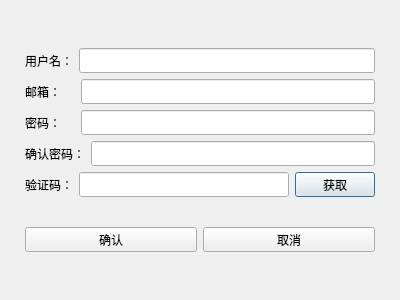
<?xml version="1.0" encoding="UTF-8"?>
<ui version="4.0">
 <class>RegisterDialog</class>
 <widget class="QDialog" name="RegisterDialog">
  <property name="geometry">
   <rect>
    <x>0</x>
    <y>0</y>
    <width>400</width>
    <height>300</height>
   </rect>
  </property>
  <property name="windowTitle">
   <string>Dialog</string>
  </property>
  <layout class="QVBoxLayout" name="verticalLayout_2">
   <item>
    <layout class="QVBoxLayout" name="verticalLayout">
     <property name="sizeConstraint">
      <enum>QLayout::SetNoConstraint</enum>
     </property>
     <property name="leftMargin">
      <number>5</number>
     </property>
     <property name="topMargin">
      <number>5</number>
     </property>
     <property name="rightMargin">
      <number>5</number>
     </property>
     <property name="bottomMargin">
      <number>5</number>
     </property>
     <item>
      <widget class="QStackedWidget" name="stackedWidget">
       <widget class="QWidget" name="page">
        <layout class="QVBoxLayout" name="verticalLayout_3">
         <item>
          <spacer name="verticalSpacer">
           <property name="orientation">
            <enum>Qt::Vertical</enum>
           </property>
           <property name="sizeHint" stdset="0">
            <size>
             <width>20</width>
             <height>40</height>
            </size>
           </property>
          </spacer>
         </item>
         <item>
          <layout class="QHBoxLayout" name="horizontalLayout">
           <item>
            <widget class="QLabel" name="user_label">
             <property name="minimumSize">
              <size>
               <width>0</width>
               <height>25</height>
              </size>
             </property>
             <property name="maximumSize">
              <size>
               <width>16777215</width>
               <height>25</height>
              </size>
             </property>
             <property name="text">
              <string>用户名：</string>
             </property>
            </widget>
           </item>
           <item>
            <widget class="QLineEdit" name="user_edit">
             <property name="minimumSize">
              <size>
               <width>0</width>
               <height>25</height>
              </size>
             </property>
             <property name="maximumSize">
              <size>
               <width>16777215</width>
               <height>25</height>
              </size>
             </property>
            </widget>
           </item>
          </layout>
         </item>
         <item>
          <layout class="QHBoxLayout" name="horizontalLayout_3">
           <item>
            <widget class="QLabel" name="email_label">
             <property name="sizePolicy">
              <sizepolicy hsizetype="Preferred" vsizetype="Preferred">
               <horstretch>0</horstretch>
               <verstretch>0</verstretch>
              </sizepolicy>
             </property>
             <property name="minimumSize">
              <size>
               <width>0</width>
               <height>25</height>
              </size>
             </property>
             <property name="maximumSize">
              <size>
               <width>16777215</width>
               <height>25</height>
              </size>
             </property>
             <property name="text">
              <string>邮箱：    </string>
             </property>
            </widget>
           </item>
           <item>
            <widget class="QLineEdit" name="email_edit">
             <property name="minimumSize">
              <size>
               <width>0</width>
               <height>25</height>
              </size>
             </property>
             <property name="maximumSize">
              <size>
               <width>16777215</width>
               <height>25</height>
              </size>
             </property>
            </widget>
           </item>
          </layout>
         </item>
         <item>
          <layout class="QHBoxLayout" name="horizontalLayout_4">
           <item>
            <widget class="QLabel" name="pass_label">
             <property name="minimumSize">
              <size>
               <width>0</width>
               <height>25</height>
              </size>
             </property>
             <property name="maximumSize">
              <size>
               <width>16777215</width>
               <height>25</height>
              </size>
             </property>
             <property name="text">
              <string>密码：    </string>
             </property>
            </widget>
           </item>
           <item>
            <widget class="QLineEdit" name="pass_edit">
             <property name="minimumSize">
              <size>
               <width>0</width>
               <height>25</height>
              </size>
             </property>
             <property name="maximumSize">
              <size>
               <width>16777215</width>
               <height>25</height>
              </size>
             </property>
            </widget>
           </item>
          </layout>
         </item>
         <item>
          <layout class="QHBoxLayout" name="horizontalLayout_5">
           <item>
            <widget class="QLabel" name="label">
             <property name="minimumSize">
              <size>
               <width>0</width>
               <height>25</height>
              </size>
             </property>
             <property name="maximumSize">
              <size>
               <width>16777215</width>
               <height>25</height>
              </size>
             </property>
             <property name="text">
              <string>确认密码：</string>
             </property>
            </widget>
           </item>
           <item>
            <widget class="QLineEdit" name="lineEdit">
             <property name="minimumSize">
              <size>
               <width>0</width>
               <height>25</height>
              </size>
             </property>
             <property name="maximumSize">
              <size>
               <width>16777215</width>
               <height>25</height>
              </size>
             </property>
            </widget>
           </item>
          </layout>
         </item>
         <item>
          <layout class="QHBoxLayout" name="horizontalLayout_6">
           <item>
            <widget class="QLabel" name="verify_label">
             <property name="minimumSize">
              <size>
               <width>0</width>
               <height>25</height>
              </size>
             </property>
             <property name="maximumSize">
              <size>
               <width>16777215</width>
               <height>25</height>
              </size>
             </property>
             <property name="text">
              <string>验证码：</string>
             </property>
            </widget>
           </item>
           <item>
            <widget class="QLineEdit" name="verify_edit">
             <property name="minimumSize">
              <size>
               <width>0</width>
               <height>25</height>
              </size>
             </property>
             <property name="maximumSize">
              <size>
               <width>16777215</width>
               <height>25</height>
              </size>
             </property>
            </widget>
           </item>
           <item>
            <widget class="QPushButton" name="get_code">
             <property name="minimumSize">
              <size>
               <width>0</width>
               <height>25</height>
              </size>
             </property>
             <property name="maximumSize">
              <size>
               <width>16777215</width>
               <height>25</height>
              </size>
             </property>
             <property name="text">
              <string>获取</string>
             </property>
            </widget>
           </item>
          </layout>
         </item>
         <item>
          <spacer name="verticalSpacer_2">
           <property name="orientation">
            <enum>Qt::Vertical</enum>
           </property>
           <property name="sizeHint" stdset="0">
            <size>
             <width>20</width>
             <height>40</height>
            </size>
           </property>
          </spacer>
         </item>
         <item>
          <layout class="QHBoxLayout" name="horizontalLayout_7">
           <item>
            <widget class="QPushButton" name="confirm">
             <property name="minimumSize">
              <size>
               <width>0</width>
               <height>25</height>
              </size>
             </property>
             <property name="maximumSize">
              <size>
               <width>16777215</width>
               <height>25</height>
              </size>
             </property>
             <property name="text">
              <string>确认</string>
             </property>
            </widget>
           </item>
           <item>
            <widget class="QPushButton" name="cancel">
             <property name="minimumSize">
              <size>
               <width>0</width>
               <height>25</height>
              </size>
             </property>
             <property name="maximumSize">
              <size>
               <width>16777215</width>
               <height>25</height>
              </size>
             </property>
             <property name="text">
              <string>取消</string>
             </property>
            </widget>
           </item>
          </layout>
         </item>
         <item>
          <spacer name="verticalSpacer_3">
           <property name="orientation">
            <enum>Qt::Vertical</enum>
           </property>
           <property name="sizeHint" stdset="0">
            <size>
             <width>20</width>
             <height>40</height>
            </size>
           </property>
          </spacer>
         </item>
        </layout>
       </widget>
       <widget class="QWidget" name="page_2"/>
      </widget>
     </item>
    </layout>
   </item>
  </layout>
 </widget>
 <resources/>
 <connections/>
</ui>
